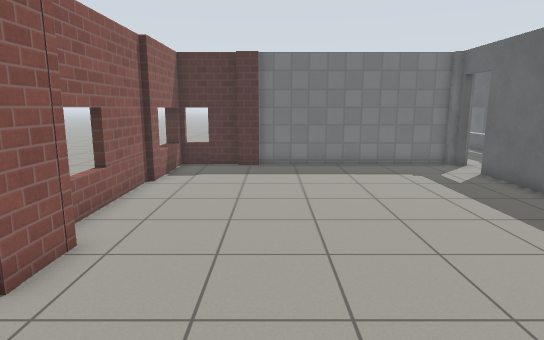
[1] (above)

17 first-person views from a walk through a robot-simulator world made for Gazebo. The camera is 1.3 m above the floor, tilts 10° down and sees 75° across. The floor is counted in squares, 0.5 m on a side. Each view is taken from the middle of a square. On the plan, view 1 faces up. The plan holds only what a view shows up to about 20 squares ahead; the rest is blank. The place goes on beyond the plan. The robots in the file are not drawn. Gazebo's built-in surfaces are drawn with simple patterns. Simple shapes stand in for some stock models.

[2]
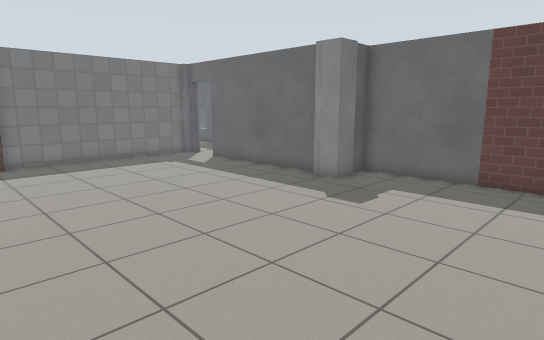

[3]
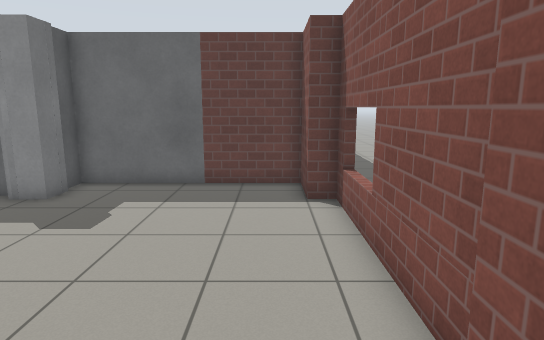

[4]
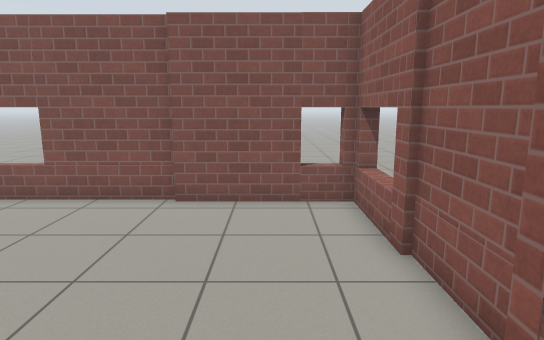

[5]
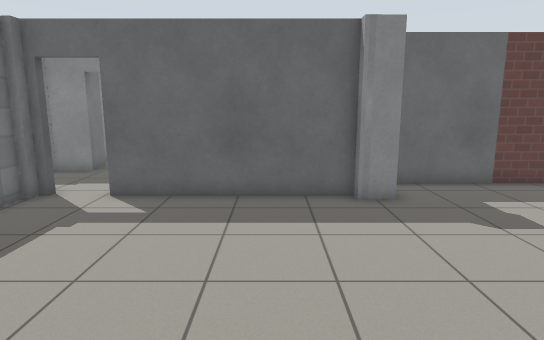

[6]
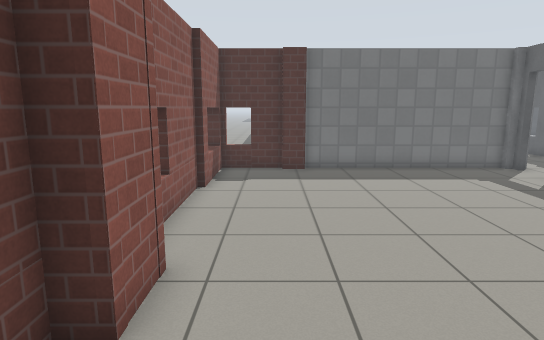

[7]
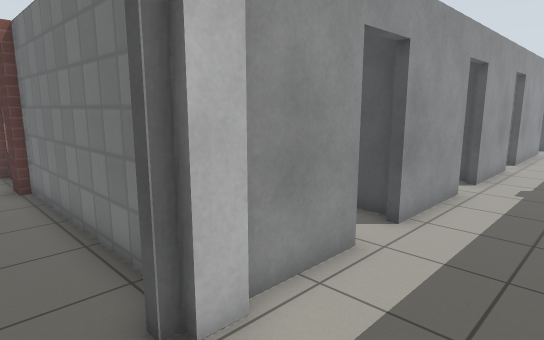

[8]
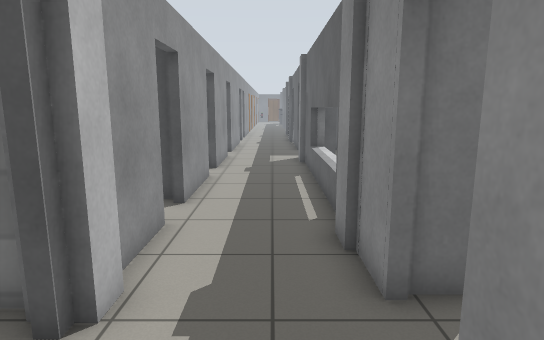

[9]
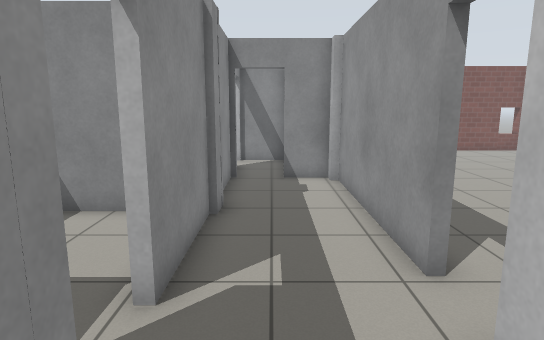

[10]
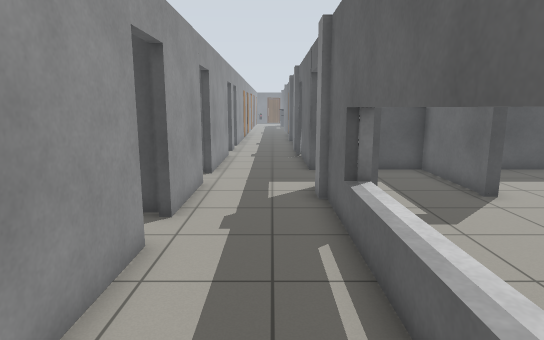

[11]
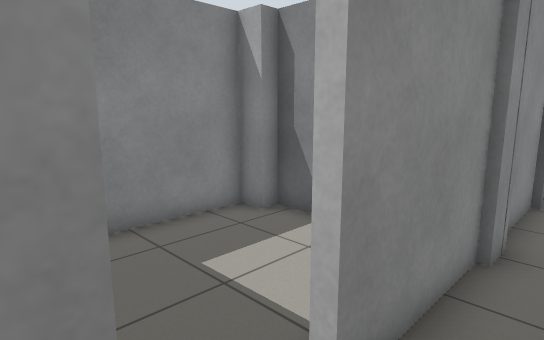

[12]
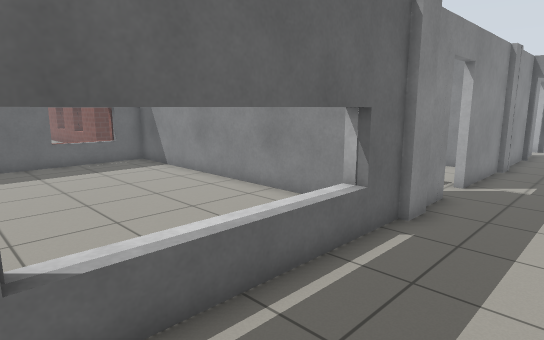

[13]
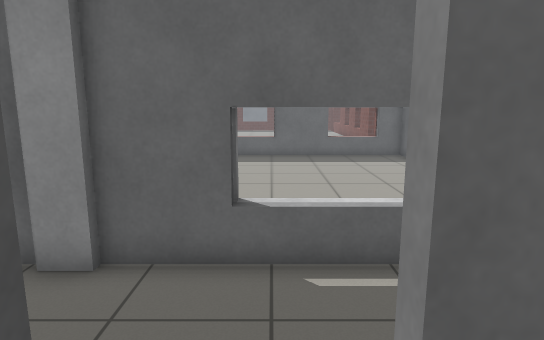

[14]
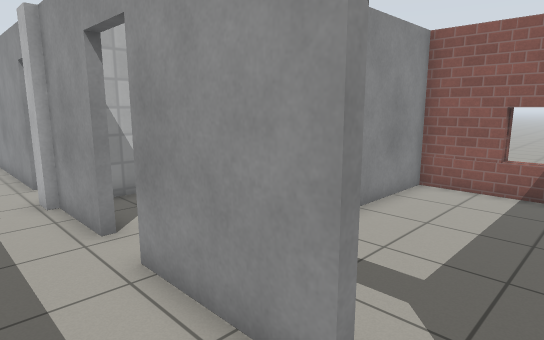

[15]
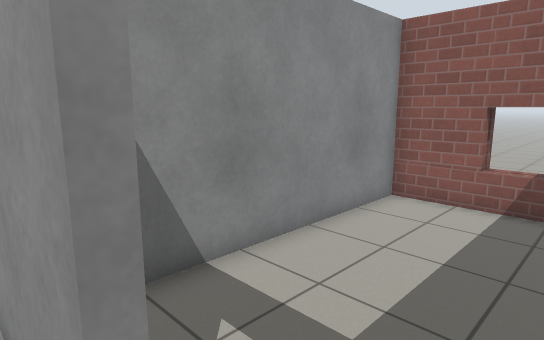

[16]
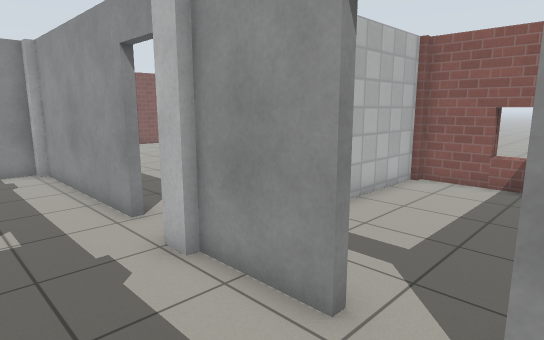

[17]
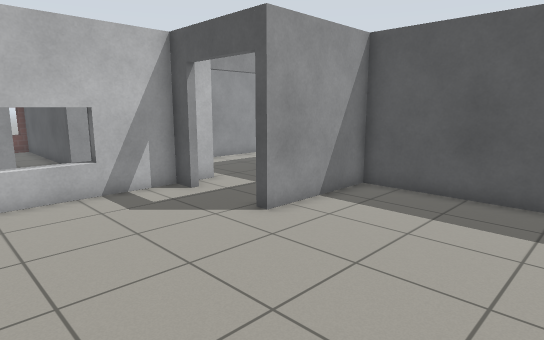

### Floor plan
Key: @ floor where view 1 was taken; # wall or solid block; . floor; D open door; = window, fence, low wall or low ledge.
Columns run from 5 left of view 1 to 25 right of it. Each row starts with its distance up from view 1.
 34               #...#  ########
 33              D#...D ..##.....
 32               D...D...##.....
 31               #...D...##.....
 30               #...#...##.....
 29               #...#DDDD#.....
 28      ##########...#............
 27      ........D....#............
 26    #=........DD...=............
 25    #=........##...=............
 24    ##........ #...=............
 23     #........ #...= ...........
 22     ###########...=  ..........
 21     #   .....DD...=  ..........
 20     #........DD...#  ..........
 19     #........##...#############
 18     #........##...##
 17     #####    ##...##
 16 ###############...D
 15  =...........DD...D....
 14  =...........D....#....#
 13  #...........##...#....#
 12  #...........##...#....#
 11 ##...........##...######
 10 ##...........##...##
  9 #=...........##...#
  8 #=...........##...#
  7 ##...........##...#
  6  #...........###DD#
  5  #...........###
  4  #.............#
  3  #.............#
  2 ##.............#
  1 ##.............#
  0 #=...@.........#
 -1 #=.............#
 -2 #=...........###
 -3 ##########==##

Positions as (right, up) in squares from view 1, and headings:
1: (0, 0), facing up
2: (-3, -2), facing up-right
3: (-2, -1), facing right
4: (-2, 7), facing down
5: (-2, 9), facing right
6: (-2, 1), facing up
7: (12, 14), facing up-left
8: (11, 12), facing up
9: (11, 19), facing down
10: (11, 19), facing up
11: (11, 17), facing down-right
12: (9, 27), facing down-right
13: (7, 26), facing right
14: (11, 27), facing down-left
15: (9, 27), facing down-left
16: (12, 22), facing down-left
17: (24, 23), facing up-left
